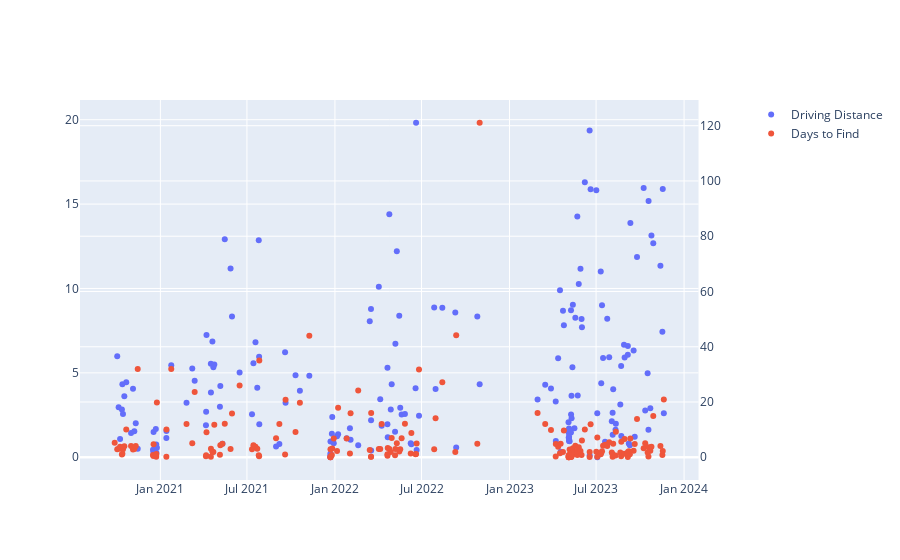

Notebook code cell kept with this figure:
### Code cell
# a time series scatter plot with the x axis being 'placed_at_datetime' and the y axis being 'drive_distance_mi'
import plotly.express as px
import plotly.graph_objects as go
from plotly.subplots import make_subplots
import datetime

tag_df['days_to_find'] = (pd.to_timedelta(tag_df.found_at_datetime - tag_df.placed_at_datetime).dt.total_seconds()) / (3600*24)
fig = make_subplots(specs=[[{"secondary_y": True}]])
# Add traces
fig.add_trace(
    go.Scatter(x=tag_df.placed_at_datetime, y=tag_df.drive_distance_mi, name="Driving Distance",
    mode='markers'),
    secondary_y=False,
)

fig.add_trace(
    go.Scatter(x=tag_df.placed_at_datetime,y=tag_df.days_to_find , name="Days to Find",
    mode='markers'),
    secondary_y=True
)

fig.show()

### Figure 1 — Plotly figure (JSON) as saved in the notebook; plotly's stock layout.template omitted (floating-point values rounded to 4 significant figures; data arrays with more than 128 entries replaced by an {"elided": "..."} marker saying what was removed)
{"data": [{"mode": "markers", "name": "Driving Distance", "x": {"elided": "182 str values"}, "y": {"elided": "182 float values"}, "type": "scatter", "xaxis": "x", "yaxis": "y"}, {"mode": "markers", "name": "Days to Find", "x": {"elided": "182 str values"}, "y": {"elided": "182 float values"}, "type": "scatter", "xaxis": "x", "yaxis": "y2"}], "layout": {"xaxis": {"anchor": "y", "domain": [0.0, 0.94]}, "yaxis": {"anchor": "x", "domain": [0.0, 1.0]}, "yaxis2": {"anchor": "x", "overlaying": "y", "side": "right"}}}
